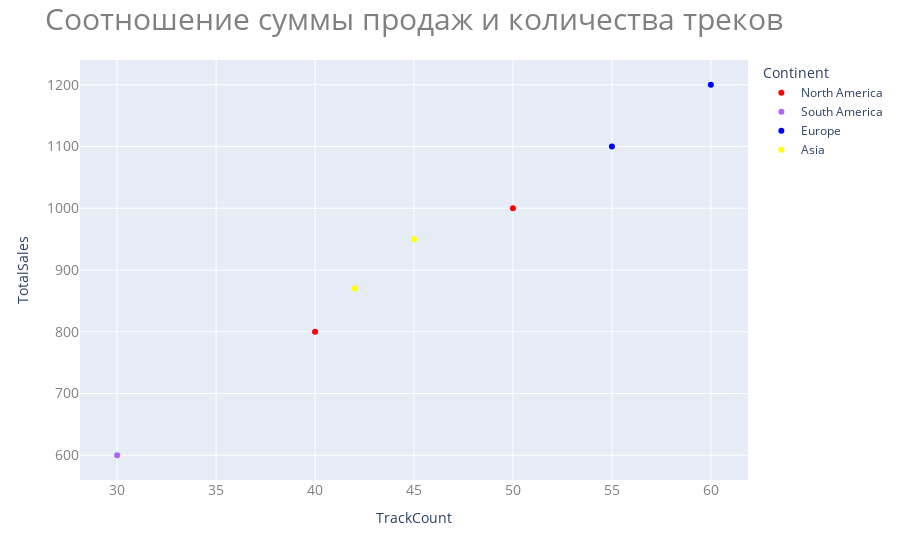

The code cell stored with this chart in its notebook:
### Code cell
fig1.update_layout(
    title={
        'text': 'Соотношение суммы продаж и количества треков',
        'font': {'size': 30, 'color': 'gray'}
    },
    xaxis=dict(
        tickfont=dict(size=14, color='gray')
    ),
    yaxis=dict(
        tickfont=dict(size=14, color='gray')
    )
)

### Figure 1 — Plotly figure (JSON) as saved in the notebook; plotly's stock layout.template omitted (floating-point values rounded to 4 significant figures)
{"data": [{"hovertemplate": "<b>%{hovertext}</b><br><br>Continent=North America<br>TrackCount=%{x}<br>TotalSales=%{y}<extra></extra>", "hovertext": ["USA", "Canada"], "legendgroup": "North America", "marker": {"color": "red", "symbol": "circle"}, "mode": "markers", "name": "North America", "orientation": "v", "showlegend": true, "type": "scatter", "x": [50, 40], "xaxis": "x", "y": [1000, 800], "yaxis": "y"}, {"hovertemplate": "<b>%{hovertext}</b><br><br>Continent=South America<br>TrackCount=%{x}<br>TotalSales=%{y}<extra></extra>", "hovertext": ["Brazil"], "legendgroup": "South America", "marker": {"color": "#ab63fa", "symbol": "circle"}, "mode": "markers", "name": "South America", "orientation": "v", "showlegend": true, "type": "scatter", "x": [30], "xaxis": "x", "y": [600], "yaxis": "y"}, {"hovertemplate": "<b>%{hovertext}</b><br><br>Continent=Europe<br>TrackCount=%{x}<br>TotalSales=%{y}<extra></extra>", "hovertext": ["Germany", "France"], "legendgroup": "Europe", "marker": {"color": "blue", "symbol": "circle"}, "mode": "markers", "name": "Europe", "orientation": "v", "showlegend": true, "type": "scatter", "x": [60, 55], "xaxis": "x", "y": [1200, 1100], "yaxis": "y"}, {"hovertemplate": "<b>%{hovertext}</b><br><br>Continent=Asia<br>TrackCount=%{x}<br>TotalSales=%{y}<extra></extra>", "hovertext": ["Japan", "China"], "legendgroup": "Asia", "marker": {"color": "yellow", "symbol": "circle"}, "mode": "markers", "name": "Asia", "orientation": "v", "showlegend": true, "type": "scatter", "x": [45, 42], "xaxis": "x", "y": [950, 870], "yaxis": "y"}], "layout": {"legend": {"title": {"text": "Continent"}, "tracegroupgap": 0}, "margin": {"t": 60}, "title": {"font": {"color": "gray", "size": 30}, "text": "Соотношение суммы продаж и количества треков"}, "xaxis": {"anchor": "y", "domain": [0, 1], "tickfont": {"color": "gray", "size": 14}, "title": {"text": "TrackCount"}}, "yaxis": {"anchor": "x", "domain": [0, 1], "tickfont": {"color": "gray", "size": 14}, "title": {"text": "TotalSales"}}}}
